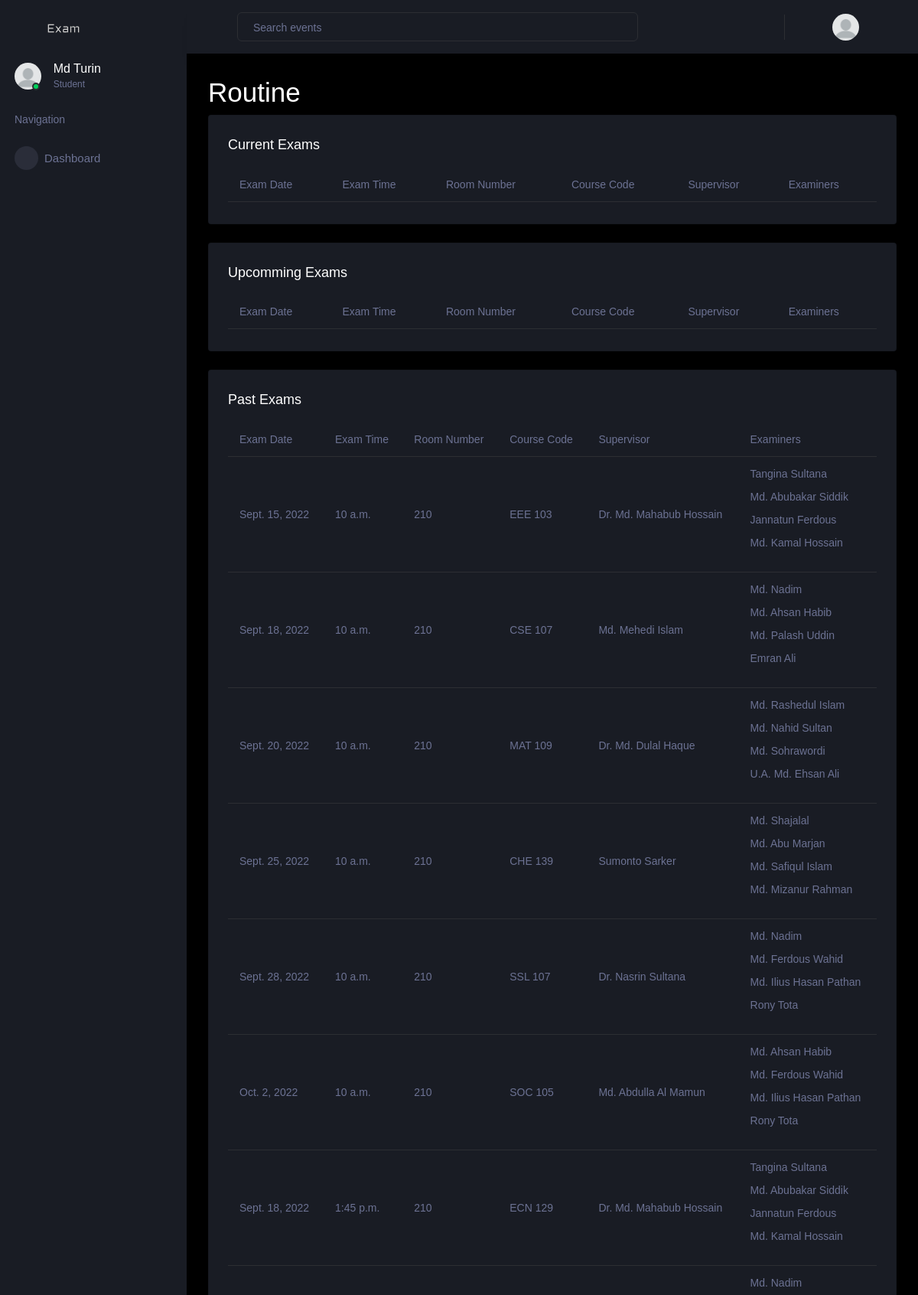
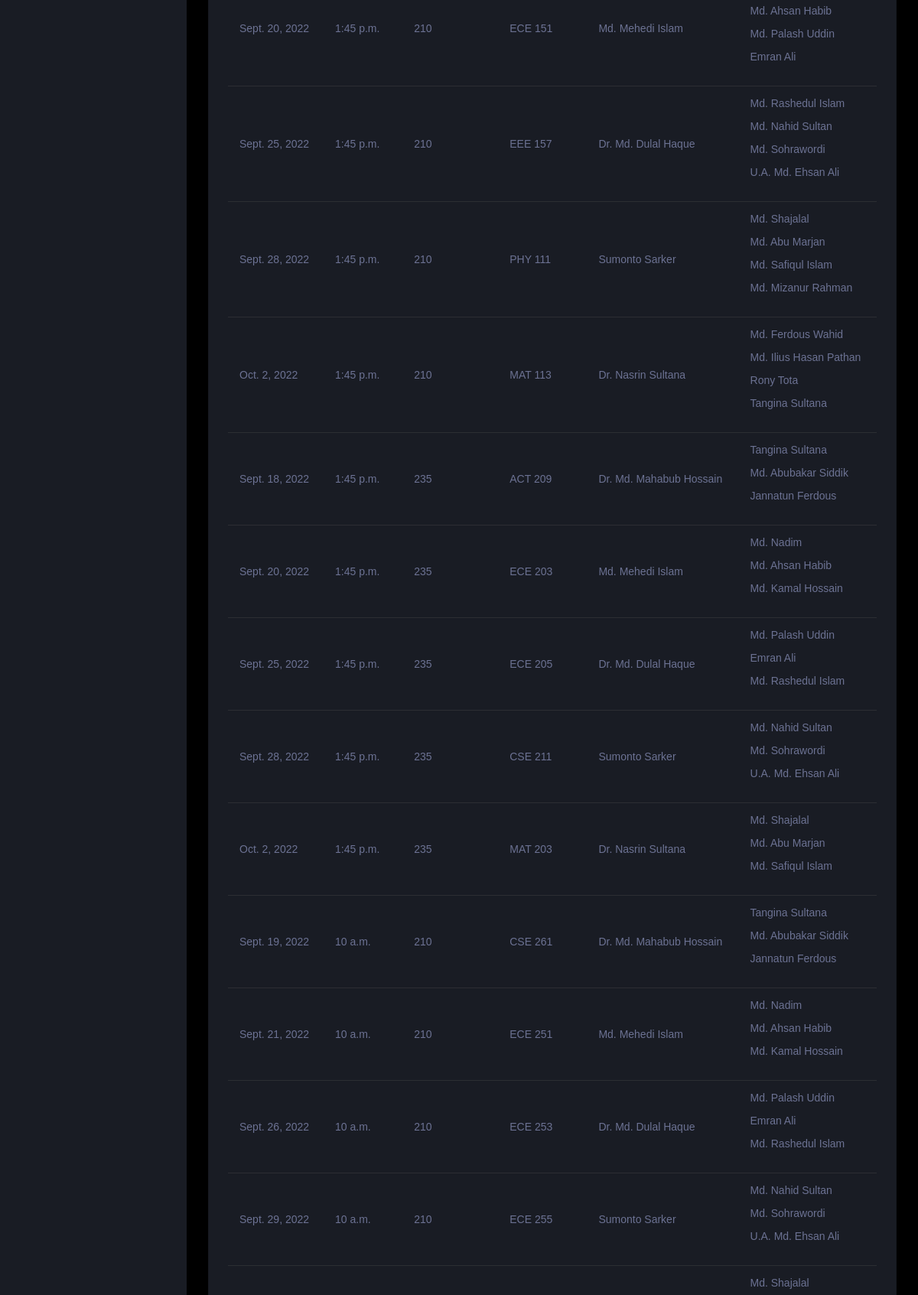
The app's page /user/full-routine (signed in, upper part) with its own data (2 pictures, top to bottom).
### account/models.py (models this page shows, shortened)
class Student(models.Model):
    user = models.OneToOneField(
        User, on_delete=models.CASCADE, primary_key=True)
    contact_number = models.CharField(null=False, unique=True, max_length=255)
    student_id = models.CharField(null=False, unique=True, max_length=255)
    department = models.ForeignKey(
        Department, on_delete=models.DO_NOTHING)

class Exam(models.Model):
    exam_date = models.DateField()
    exam_time = models.TimeField()
    room_number = models.IntegerField()
    faculty = models.ForeignKey(
        Faculty, on_delete=models.DO_NOTHING, related_name='+')
    course = models.ForeignKey(
        Course, on_delete=models.DO_NOTHING, related_name='+')
    examiners = models.ManyToManyField(Teacher, related_name='+')
    supervisor = models.ForeignKey(
        Teacher, on_delete=models.DO_NOTHING, related_name='supervisor')
    routine = models.ForeignKey(
        Routine, on_delete=models.CASCADE, null=False, default=1)

class Teacher(models.Model):
    user = models.OneToOneField(
        User, on_delete=models.CASCADE, primary_key=True)
    title = models.CharField(max_length=255, null=False,
                             choices=TEACHER_TITLE_CHOICES, default='None')
    contact_number = models.CharField(null=False, unique=True, max_length=255)
    profile_picture = models.ImageField(
        upload_to=get_profile_pictures_directory, blank=True, null=True)
    department = models.ForeignKey(Department, on_delete=models.DO_NOTHING)
    is_available = models.BooleanField(default=True)
    total_creadits = models.DecimalField(
        max_digits=10, decimal_places=2, default=0)
    def __str__(self) -> str:
        return self.user.first_name + " " + self.user.last_name

### dashboard/models.py (models this page shows, shortened)
class Course(models.Model):
    code = models.CharField(max_length=255, null=False)
    credits = models.DecimalField(null=False, max_digits=4, decimal_places=2)
    department = models.ForeignKey(
        Department, on_delete=models.CASCADE, null=False)
    is_sessional = models.BooleanField(null=False, default=False)
    level = models.CharField(max_length=1, null=False,
                             choices=LEVEL_CHOICES, default='1')
    name = models.CharField(max_length=255, null=False)
    semester = models.CharField(
        max_length=2, null=False, choices=SEMESTER_CHOICES, default='I')
    def __str__(self) -> str:
        return f"{ self.code }"

### dashboard/views.py (the view)
# urls.py: path('full-routine', full_routine, name='full-routine'),
def full_routine(request):
    context = get_context(request, True)
    return render(request, 'full-routine.html', context)

### dashboard/models.py (called while the page is built)
    def __str__(self) -> str:
        return self.name

### dashboard/views.py (called while the page is built)
def is_dean(user):
    try:
        teacher = Teacher.objects.get(user=user)
    except Teacher.DoesNotExist:
        return None
    deans = Dean.objects.filter(teacher=teacher).order_by('-joined')[:1]
    if len(deans) != 1:
        return None
    return deans[0]

def is_staff(user):
    try:
        staff = Staff.objects.get(user=user)
    except Staff.DoesNotExist:
        return None
    return staff

def is_teacher(user):
    try:
        teacher = Teacher.objects.get(user=user)
    except Teacher.DoesNotExist:
        return None
    return teacher

def is_student(user):
    try:
        student = Student.objects.get(user=user)
    except Student.DoesNotExist:
        return None
    return student

def get_exams(approved_routines, teacher=None):
    past = []
    current = []
    upcomming = []
    today = date.today()
    for routine in approved_routines:
        exams = routine.exam_set.all()
        if teacher:
            exams = filter(lambda exam: teacher in exam.examiners.all()
                           or teacher == exam.supervisor, exams)
        for exam in exams:
            if exam.exam_date == today:
                current.append(exam)
            elif exam.exam_date < today:
                past.append(exam)
            else:
                upcomming.append(exam)
    return current, past, upcomming

def get_notification(user):
    return Notification.objects.filter(user=user, marked_read=False).all()

### dashboard/templates/full-routine.html (shortened to what this page needs)
{% extends "dashboard-base.html" %}
{% load static %}
{% block content %}
<h1>Routine</h1>
<div class="row">
  <div class="col-12 grid-margin">
    <div class="card">
      <div class="card-body">
        <h4 class="card-title">Current Exams</h4>
        <div class="table-responsive">
          <table class="table">
            <thead>
              <tr>
                <th>Exam Date</th>
                <th>Exam Time</th>
                <th>Room Number</th>
                <th>Course Code</th>
                <th>Supervisor</th>
                <th>Examiners</th>
              </tr>
            </thead>
          </table>
        </div>
      </div>
    </div>
  </div>
</div>
<div class="row">
  <div class="col-12 grid-margin">
    <div class="card">
      <div class="card-body">
        <h4 class="card-title">Upcomming Exams</h4>
        <div class="table-responsive">
          <table class="table">
            <thead>
              <tr>
                <th>Exam Date</th>
                <th>Exam Time</th>
                <th>Room Number</th>
                <th>Course Code</th>
                <th>Supervisor</th>
                <th>Examiners</th>
              </tr>
            </thead>
          </table>
        </div>
      </div>
    </div>
  </div>
</div>
<div class="row">
  <div class="col-12 grid-margin">
    <div class="card">
      <div class="card-body">
        <h4 class="card-title">Past Exams</h4>
        <div class="table-responsive">
          <table class="table">
            <thead>
              <tr>
                <th>Exam Date</th>
                <th>Exam Time</th>
                <th>Room Number</th>
                <th>Course Code</th>
                <th>Supervisor</th>
                <th>Examiners</th>
              </tr>
            </thead>
            <tbody>
              {% for exam in past_exams %}
              <tr>
                <td>{{ exam.exam_date }}</td>
                <td>{{ exam.exam_time }}</td>
                <td>{{ exam.room_number }}</td>
                <td>{{ exam.course }}</td>
                <td>{{ exam.supervisor }}</td>
                <td>
                  {% for teacher in exam.examiners.all %}
                  <p> {{ teacher }} </p>
                  {% endfor %}
                </td>
              </tr>
              {% endfor %}
            </tbody>
          </table>
        </div>
      </div>
    </div>
  </div>
</div>
{% endblock content %}

### dashboard/templates/dashboard-base.html (shortened to what this page needs)
{% load static %}
<!DOCTYPE html>
<html lang="en">
<head>
  <link rel="stylesheet" href="{% static 'dashboard/vendors/mdi/css/materialdesignicons.min.css' %}" />
  <link rel="stylesheet" href="{% static 'dashboard/vendors/css/vendor.bundle.base.css' %}" />
  <link rel="stylesheet" href="{% static 'dashboard/vendors/jvectormap/jquery-jvectormap.css' %}" />
  <link rel="stylesheet" href="{% static 'dashboard/vendors/flag-icon-css/css/flag-icon.min.css' %}" />
  <link rel="stylesheet" href="{% static 'dashboard/vendors/owl-carousel-2/owl.carousel.min.css' %}" />
  <link rel="stylesheet" href="{% static 'dashboard/vendors/owl-carousel-2/owl.theme.default.min.css' %}" />
  <link rel="stylesheet" href="{% static 'dashboard/css/style.css' %}" />
</head>
<body>
  <div class="container-scroller">
    <nav class="sidebar sidebar-offcanvas" id="sidebar">
      <div class="sidebar-brand-wrapper d-none d-lg-flex align-items-center justify-content-center fixed-top">
        <a class="sidebar-brand brand-logo" href="#">
          <img src="{% static 'dashboard/images/logo.svg' %}" alt="logo" />
        </a>
      </div>
      <ul class="nav">
        <li class="nav-item profile">
          <div class="profile-desc">
            <div class="profile-pic">
              <div class="count-indicator">
                {% if user.profile_picture %}
                <img class="img-xs rounded-circle" src="{{ user.profile_picture.url }}" />
                {% else %}
                <img class="img-xs rounded-circle" src="{% static 'dashboard/images/dummy.png' %}" />
                {% endif %}
                <span class="count bg-success"></span>
              </div>
              <div class="profile-name">
                <h5 class="mb-0 font-weight-normal">
                  {% if is_student %}
                    {{ student.user.first_name }} {{ student.user.last_name }}
                  {% else %}
                    {{ user.user.first_name }} {{ user.user.last_name }}
                  {% endif %}
                </h5>
                <span>
                  {% if if_staff %}
                  Staff
                  {% elif if_dean %}
                  Dean
                  {% elif is_student %}
                  Student
                  {% else %}
                  Teacher
                  {% endif %}
                </span>
              </div>
            </div>
          </div>
        </li>
        <li class="nav-item nav-category">
          <span class="nav-link">Navigation</span>
        </li>
        <li class="nav-item menu-items">
          <a class="nav-link" href="{% url 'dashboard-page' %}">
            <span class="menu-icon">
              <i class="mdi mdi-speedometer"></i>
            </span>
            <span class="menu-title">Dashboard</span>
          </a>
        </li>
      </ul>
    </nav>
    <div class="container-fluid page-body-wrapper">
      <nav class="navbar p-0 fixed-top d-flex flex-row">
        <div class="navbar-menu-wrapper flex-grow d-flex align-items-stretch">
          <button class="navbar-toggler navbar-toggler align-self-center" type="button" data-toggle="minimize">
            <span class="mdi mdi-menu"></span>
          </button>
          <ul class="navbar-nav w-100">
            <li class="nav-item w-100">
              <form class="nav-link mt-2 mt-md-0 d-none d-lg-flex search" method="post"
                action="{% url 'search-page' %}">
                <input type="text" name="search" class="form-control" placeholder="Search events" />
              </form>
            </li>
          </ul>
          <ul class="navbar-nav navbar-nav-right">
            <li class="nav-item dropdown border-left">
              <a class="nav-link count-indicator dropdown-toggle" id="notificationDropdown" href="#"
                data-toggle="dropdown">
                <i class="mdi mdi-bell"></i>
              </a>
            </li>
            <li class="nav-item dropdown">
              <a class="nav-link" id="profileDropdown" href="#" data-toggle="dropdown">
                <div class="navbar-profile">
                  {% if user.profile_picture %}
                  <img class="img-xs rounded-circle" src="{{ user.profile_picture.url }}" />
                  {% else %}
                  <img class="img-xs rounded-circle" src="{% static 'dashboard/images/dummy.png' %}" />
                  {% endif %}
                  <i class="mdi mdi-menu-down d-none d-sm-block pl-3"></i>
                </div>
              </a>
            </li>
          </ul>
        </div>
      </nav>
      <div class="main-panel">
        <div class="content-wrapper">
          {% block content %}{% endblock %}
        </div>
      </div>
    </div>
  </div>
</body>
</html>

### records on screen
Student: user.first_name "Md", user.last_name "Turin"
Exam: exam_date "Sept. 15, 2022", exam_time "10 a.m.", room_number "210", course "EEE 103", supervisor "Dr. Md. Mahabub Hossain"
Teacher: user_id.last_name "Tangina Sultana"
Teacher: user_id.last_name "Md. Abubakar Siddik"
Teacher: user_id.last_name "Jannatun Ferdous"
Teacher: user_id.last_name "Md. Kamal Hossain"
Exam: exam_date "Sept. 18, 2022", exam_time "10 a.m.", room_number "210", course "CSE 107", supervisor "Md. Mehedi Islam"
Teacher: user_id.last_name "Md. Nadim"
Teacher: user_id.last_name "Md. Ahsan Habib"
Teacher: user_id.last_name "Md. Palash Uddin"
Teacher: user_id.last_name "Emran Ali"
Exam: exam_date "Sept. 20, 2022", exam_time "10 a.m.", room_number "210", course "MAT 109", supervisor "Dr. Md. Dulal Haque"
Teacher: user_id.last_name "Md. Rashedul Islam"
Teacher: user_id.last_name "Md. Nahid Sultan"
Teacher: user_id.last_name "Md. Sohrawordi"
Teacher: user_id.last_name "U.A. Md. Ehsan Ali"
Exam: exam_date "Sept. 25, 2022", exam_time "10 a.m.", room_number "210", course "CHE 139", supervisor "Sumonto Sarker"
Teacher: user_id.last_name "Md. Shajalal"
Teacher: user_id.last_name "Md. Abu Marjan"
Teacher: user_id.last_name "Md. Safiqul Islam"
Teacher: user_id.last_name "Md. Mizanur Rahman"
Exam: exam_date "Sept. 28, 2022", exam_time "10 a.m.", room_number "210", course "SSL 107", supervisor "Dr. Nasrin Sultana"
Teacher: user_id.last_name "Md. Ferdous Wahid"
Teacher: user_id.last_name "Md. Ilius Hasan Pathan"
Teacher: user_id.last_name "Rony Tota"
Exam: exam_date "Oct. 2, 2022", exam_time "10 a.m.", room_number "210", course "SOC 105", supervisor "Md. Abdulla Al Mamun"
Exam: exam_date "Sept. 18, 2022", exam_time "1:45 p.m.", room_number "210", course "ECN 129", supervisor "Dr. Md. Mahabub Hossain"
Exam: exam_date "Sept. 20, 2022", exam_time "1:45 p.m.", room_number "210", course "ECE 151", supervisor "Md. Mehedi Islam"
Exam: exam_date "Sept. 25, 2022", exam_time "1:45 p.m.", room_number "210", course "EEE 157", supervisor "Dr. Md. Dulal Haque"
Exam: exam_date "Sept. 28, 2022", exam_time "1:45 p.m.", room_number "210", course "PHY 111", supervisor "Sumonto Sarker"
Exam: exam_date "Oct. 2, 2022", exam_time "1:45 p.m.", room_number "210", course "MAT 113", supervisor "Dr. Nasrin Sultana"
Exam: exam_date "Sept. 18, 2022", exam_time "1:45 p.m.", room_number "235", course "ACT 209", supervisor "Dr. Md. Mahabub Hossain"
Exam: exam_date "Sept. 20, 2022", exam_time "1:45 p.m.", room_number "235", course "ECE 203", supervisor "Md. Mehedi Islam"
Exam: exam_date "Sept. 25, 2022", exam_time "1:45 p.m.", room_number "235", course "ECE 205", supervisor "Dr. Md. Dulal Haque"
Exam: exam_date "Sept. 28, 2022", exam_time "1:45 p.m.", room_number "235", course "CSE 211", supervisor "Sumonto Sarker"
Exam: exam_date "Oct. 2, 2022", exam_time "1:45 p.m.", room_number "235", course "MAT 203", supervisor "Dr. Nasrin Sultana"
Exam: exam_date "Sept. 19, 2022", exam_time "10 a.m.", room_number "210", course "CSE 261", supervisor "Dr. Md. Mahabub Hossain"
Exam: exam_date "Sept. 21, 2022", exam_time "10 a.m.", room_number "210", course "ECE 251", supervisor "Md. Mehedi Islam"
Exam: exam_date "Sept. 26, 2022", exam_time "10 a.m.", room_number "210", course "ECE 253", supervisor "Dr. Md. Dulal Haque"
Exam: exam_date "Sept. 29, 2022", exam_time "10 a.m.", room_number "210", course "ECE 255", supervisor "Sumonto Sarker"
